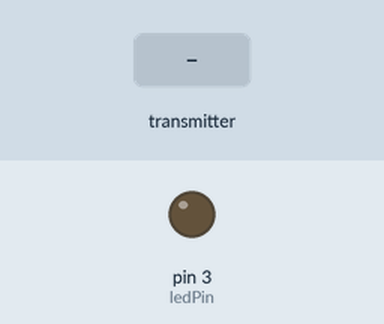
This sketch was run on a simulated Arduino Uno, built with avr-gcc and run on an emulated ATmega328P. On the bench: output pins drawn as LEDs (lit = HIGH). Inputs (shaded band) come from the test bench. No radio packets arrive unless stated.

Above: at 1.2 s.
1.3 s: the transmitter starts sending receivedState = 1
At 1.7 s:
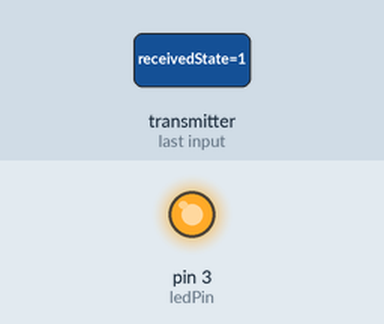
2.8 s: the transmitter starts sending receivedState = 0
At 4.1 s:
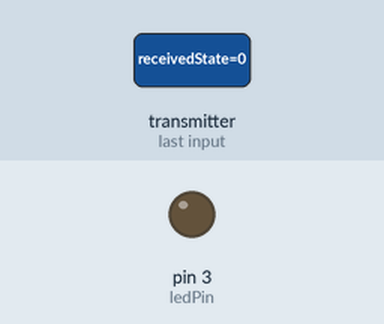
Timing chart, 0 to 5.8 s (numbered marks = the images above; inputs shaded):
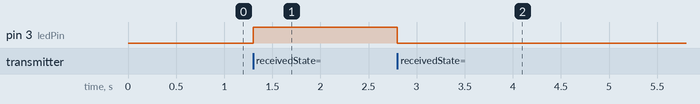

The sketch:

Receiver_Code.ino
```cpp
#include <SPI.h>
#include <nRF24L01.h>
#include <RF24.h>

RF24 radio(9, 10);  // CE, CSN pins
const uint64_t address = 0xE8E8F0F0E1LL;  // Same address as transmitter

const int ledPin = 3;  // LED pin

void setup() {
  pinMode(ledPin, OUTPUT);
  radio.begin();
  radio.openReadingPipe(1, address);
  radio.setPALevel(RF24_PA_LOW);
  radio.startListening();  // Receiver mode
}

void loop() {
  if (radio.available()) {
    bool receivedState;
    radio.read(&receivedState, sizeof(receivedState));  // Receive data
    digitalWrite(ledPin, receivedState);  // Control LED
  }
}
```

Measured:
- after the input at 1.3 s, pin 3 (ledPin): LOW → HIGH at once
- after the input at 2.8 s, pin 3 (ledPin): HIGH → LOW at once
